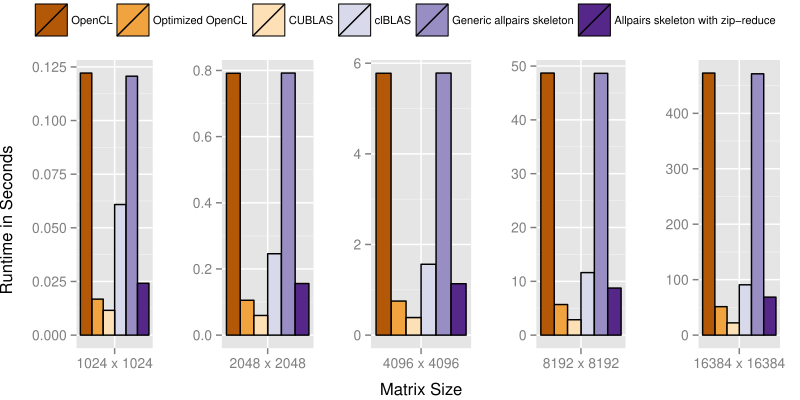

The R source for this figure:
library(ggplot2)
library(gridExtra)

format_decimal <- function(n){
    function(x) format(x,nsmall = n,scientific = FALSE)
}
my_levels <- c("OpenCL ", "Optimized OpenCL  ", "CUBLAS ", "clBLAS ", "Generic allpairs skeleton  ", "Allpairs skeleton with zip-reduce  ")

colors <- scale_fill_manual(values=c("#b35806", "#f1a340", "#fee0b6", "#d8daeb", "#998ec3", "#542788"))

# 1024 x 1024
data1 <- read.table("mat_mult_sizes_gtx480.txt", header=TRUE, sep=",")
data1$Program <- factor(data1$Program, levels = my_levels)
data1$Size <- factor(data1$Size, levels = c("1024 x 1024"))

plot1 <- ggplot(na.omit(data1), aes(x=Size, y=Time, fill=Program))
plot1 <- plot1 + geom_bar(position="dodge", color="black", stat = "identity")
plot1 <- plot1 + colors
plot1 <- plot1 + xlab("") + theme(axis.title.y = element_blank())
plot1 <- plot1 + theme(legend.title=element_blank(), legend.background=element_blank(), legend.position="bottom", legend.text = element_text(size = 8))

# extract legend
tmp <- ggplot_gtable(ggplot_build(plot1))
leg <- which(sapply(tmp$grobs, function(x) x$name) == "guide-box")
legend <- tmp$grobs[[leg]]

plot1 <- plot1 + theme(legend.title=element_blank(), legend.background=element_blank(), legend.position="none")



# 2048 x 2048
data2 <- read.table("mat_mult_sizes_gtx480.txt", header=TRUE, sep=",")
data2$Program <- factor(data2$Program, levels = my_levels)
data2$Size <- factor(data2$Size, levels = c("2048 x 2048"))

plot2 <- ggplot(na.omit(data2), aes(x=Size, y=Time, fill=Program))
plot2 <- plot2 + geom_bar(position="dodge", color="black", stat = "identity")
plot2 <- plot2 + colors
plot2 <- plot2 + xlab("") + theme(axis.title.y = element_blank())
plot2 <- plot2 + theme(legend.title=element_blank(), legend.background=element_blank(), legend.position="none")



# 4096 x 4096
data4 <- read.table("mat_mult_sizes_gtx480.txt", header=TRUE, sep=",")
data4$Program <- factor(data4$Program, levels = my_levels)
data4$Size <- factor(data4$Size, levels = c("4096 x 4096"))

plot4 <- ggplot(na.omit(data4), aes(x=Size, y=Time, fill=Program))
plot4 <- plot4 + geom_bar(position="dodge", color="black", stat = "identity")
plot4 <- plot4 + colors
plot4 <- plot4 + xlab("Matrix Size") + theme(axis.title.y = element_blank())
plot4 <- plot4 + theme(axis.title.x = element_text(vjust = -0.5))
plot4 <- plot4 + theme(legend.title=element_blank(), legend.background=element_blank(), legend.position="none")



# 8192 x 8192
data8 <- read.table("mat_mult_sizes_gtx480.txt", header=TRUE, sep=",")
data8$Program <- factor(data8$Program, levels = my_levels)
data8$Size <- factor(data8$Size, levels = c("8192 x 8192"))

plot8 <- ggplot(na.omit(data8), aes(x=Size, y=Time, fill=Program))
plot8 <- plot8 + geom_bar(position="dodge", color="black", stat = "identity")
plot8 <- plot8 + colors
plot8 <- plot8 + xlab("") + theme(axis.title.y = element_blank())
plot8 <- plot8 + theme(legend.title=element_blank(), legend.background=element_blank(), legend.position="none")



# 10000 x 10000
data10 <- read.table("mat_mult_sizes_gtx480.txt", header=TRUE, sep=",")
data10$Program <- factor(data10$Program, levels = my_levels)
data10$Size <- factor(data10$Size, levels = c("16384 x 16384"))

plot10 <- ggplot(na.omit(data10), aes(x=Size, y=Time, fill=Program))
plot10 <- plot10 + geom_bar(position="dodge", color="black", stat = "identity")
plot10 <- plot10 + colors
plot10 <- plot10 + xlab("") + theme(axis.title.y = element_blank())
plot10 <- plot10 + theme(legend.title=element_blank(), legend.background=element_blank(), legend.position="none")



pdf("mat_mult_sizes_gtx480.pdf", width=8, height=4)
plot <- grid.arrange(legend,
										 arrangeGrob(plot1, plot2, plot4, plot8, plot10,
                                 widths=c(1.02, 1.02, 1, 0.98, 0.98),
                                 left="Runtime in Seconds", nrow=1),
                     heights=c(0.1,0.9),
									   ncol=1)
dev.off()

plot
